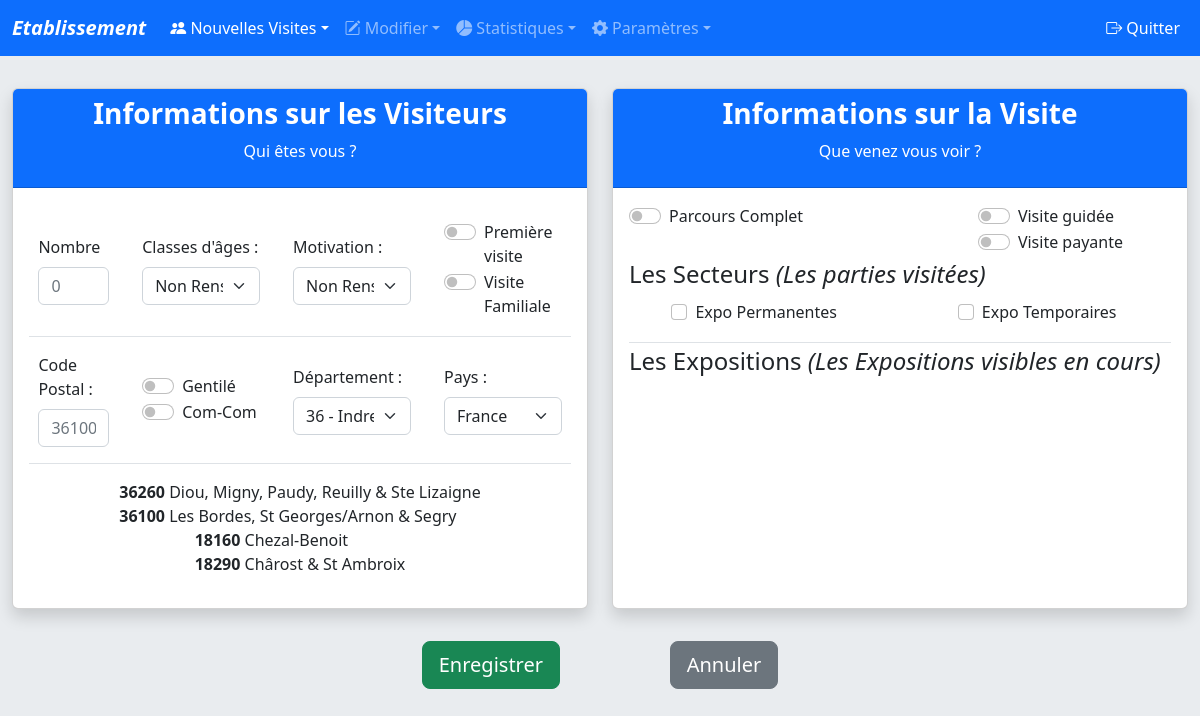
/index.php?page=vis&subpage=indiv (signed in), run on the app's committed database.
### tables this page shows
CREATE TABLE `tconf_param` (
  `id` int(2) NOT NULL,
  `structure` varchar(50) NOT NULL,
  `resident` varchar(50) NOT NULL,
  `collectivite` varchar(50) NOT NULL,
  `d_dept` int(10) DEFAULT NULL,
  `d_pays` int(10) DEFAULT NULL,
  `ouverture` time DEFAULT NULL,
  `fermeture` time DEFAULT NULL,
  `infos` text DEFAULT NULL,
  `indivpay` tinyint(10) NOT NULL DEFAULT 0,
  `indivgui` tinyint(10) NOT NULL DEFAULT 0,
  `grppay` tinyint(10) NOT NULL DEFAULT 0,
  `grpgui` tinyint(10) NOT NULL DEFAULT 0
);

CREATE TABLE `tloc_depts` (
  `id` int(11) NOT NULL,
  `nb` varchar(25) NOT NULL,
  `name` varchar(25) NOT NULL,
  `reg_id` int(11) NOT NULL
);

CREATE TABLE `tloc_pays` (
  `id` int(11) NOT NULL,
  `name` varchar(45) NOT NULL,
  `globreg_id` int(11) NOT NULL
);

CREATE TABLE `tconf_secteurs` (
  `id` int(11) NOT NULL,
  `name` varchar(50) NOT NULL,
  `class` varchar(45) NOT NULL
);

### vis-indiv.php (the view, shortened to what this page needs)
<form action="./php/indiv-add.php" method="post">
  <div class="row justify-content-center">
    <div class="col-12 col-lg-6 my-2">
      <div class="card h-100 shadow">
        <div class="card-header text-white bg-primary">
          <h3 class="card-title fw-bold text-center">Informations sur les Visiteurs</h3>
          <p class="text-center">Qui êtes vous ?</p>
        </div>
        <div class="card-body">
          <fieldset class="border-bottom">
            <div class="row justify-content-evenly d-flex align-items-center">
              <div class="col-6 col-md-2 col-lg-6 col-xl-2 my-3">
                <label for="nb" class="form-label">Nombre</label>
                <input type="number" class="form-control" placeholder="0" name="nb" autocomplete="off" required>
              </div>
              <div class="col-6 col-md-3 col-lg-6 col-xl-3 my-3">
                <label for="grpages" class="form-label">Classes d'âges :</label>
                <select class="form-select" id="grpages" name="age">
                  <?php
                  $reponse = $dbh->query('SELECT * FROM tsoci_ages');
                  while ($donnees = $reponse->fetch())
                  { ?>
                    <option value="<?php echo $donnees['id']; ?>" <?php if ($donnees['id'] == 1) {echo "selected='selected'"; }?>><?php echo $donnees['age']; ?></option>
                  <?php }
                  ?>
                  </select>
              </div>
              <div class="col-6 col-md-3 col-lg-6 col-xl-3 my-3">
                <label for="motiv" class="form-label">Motivation :</label>
                <select class="form-select" id="motiv" name="motiv">
                <?php
                $reponse = $dbh->query('SELECT * FROM tsoci_motiv');
                while ($donnees = $reponse->fetch())
                { ?>
                  <option value="<?php echo $donnees['id']; ?>" <?php if ($donnees['id'] == 1) {echo "selected='selected'"; }?>><?php echo $donnees['name']; ?></option>
                <?php }
                ?>
                </select>
              </div>
              <div class="col-6 col-md-3 col-lg-6 col-xl-3 my-3">
                <div class="form-check form-switch">
                  <input class="form-check-input" type="checkbox" id="primo" name="primo" value="1">
                  <label class="form-check-label" for="primo">Première visite</label>
                </div>
                <div class="form-check form-switch">
                  <input class="form-check-input" type="checkbox" id="famille" name="famille" value="1">
                  <label class="form-check-label" for="famille">Visite Familiale</label>
                </div>
              </div>
            </div>
          </fieldset>
          <fieldset class="border-bottom">
            <div class="row justify-content-evenly d-flex align-items-center">
              <div class="col-6 col-md-2 col-lg-6 col-xl-2 my-3">
                <label for="zip" class="form-label">Code Postal :</label>
                <input type="number" class="form-control" placeholder="36100" name="zip" autocomplete="off" pattern="/^-?\d+\.?\d*$/" onKeyPress="if(this.value.length==5) return false;">
              </div>
              <div class="col-6 col-md-3 col-lg-6 col-xl-3 my-3">
                <div class="form-check form-switch">
                  <input class="form-check-input" type="checkbox" id="resi" name="resi" value="1" onclick="checkBoxName(this,'col')">
                  <label class="form-check-label" for="resi"><?php echo($resident);?></label>
                </div>
                <div class="form-check form-switch">
                  <input class="form-check-input" type="checkbox" id="col" name="col" value="1">
                  <label class="form-check-label" for="col"><?php echo($collectivite);?></label>
                </div>
              </div>
              <div class="col-6 col-md-3 col-lg-6 col-xl-3 my-3">
                <label for="dept" class="form-label">Département :</label>
                  <select class="form-select" id="dept" name="dept">
                  <?php
                  $reponse = $dbh->query('SELECT * FROM tloc_depts');
                  while ($donnees = $reponse->fetch())
                  {
                  ?>
                  <option value="<?php echo $donnees['id']; ?>" <?php if ($donnees['id'] == $default_dept) {echo "selected='selected'"; }?>><?php echo $donnees['nb'] . " - " . $donnees['name']; ?></option>
                  <?php
                  }
                  ?>
                  </select>
              </div>
              <div class="col-6 col-md-3 col-lg-6 col-xl-3 my-3">
                <label for="country" class="form-label">Pays :</label>
                  <select class="form-select" id="country" name="pays">
                  <?php
                  $reponse = $dbh->query('SELECT * FROM tloc_pays');
                  while ($donnees = $reponse->fetch())
                  {
                  ?>
                  <option value="<?php echo $donnees['id']; ?>" <?php if ($donnees['id'] == $default_pays) {echo "selected='selected'"; }?>><?php echo $donnees['name']; ?></option>
                  <?php
                  }
                  ?>
                  </select>
              </div>
            </div>
          </fieldset>
          <div class="row justify-content-evenly d-flex align-items-center py-3">
            <?php echo($infos); ?>
          </div>
        </div>
      </div>
    </div>
    <div class="col-12 col-lg-6 my-2">
      <div class="card h-100 shadow">
        <div class="card-header text-white bg-primary">
          <h3 class="card-title fw-bold text-center">Informations sur la Visite</h3>
          <p class="text-center">Que venez vous voir ?</p>
        </div>
        <div class="card-body">
          <div class="row justify-content-between">
            <div class="col-auto">
              <div class="form-check form-switch">
                <input class="form-check-input" type="checkbox" id="allinterest" onclick="checkBoxClass('allinterest', '.interests');">
                <label class="form-check-label" for="allinterest">Parcours Complet</label>
              </div>
            </div>
            <div class="col-auto me-5">
              <div class="form-check form-switch">
                <input class="form-check-input" type="checkbox" id="guide" name="guide" value="1" <?php if ($indivgui==1) { echo "checked";} ?>>
                <label class="form-check-label" for="guide">Visite guidée</label>
              </div>
              <div class="form-check form-switch">
                <input class="form-check-input" type="checkbox" id="payant" name="payant" value="1" <?php if ($indivpay==1) { echo "checked";} ?>>
                <label class="form-check-label" for="payant">Visite payante</label>
              </div>
            </div>
          </div>
          <fieldset>
            <legend>Les Secteurs <i>(Les parties visitées)</i></legend>
            <div class="row justify-content-around mb-3">
              <?php
              $reponse = $dbh->query('SELECT * FROM tconf_secteurs ORDER BY tconf_secteurs.name ASC');
              while ($donnees = $reponse->fetch())
              { if ($donnees['id']!=1) {
                ?>
                <div class="form-check col-auto">
                  <input class="form-check-input interests" type="checkbox" id="<?php echo $donnees['class']; ?>" name="secteurs[]" value="<?php echo $donnees['id']; ?>" onclick="checkBoxClass('<?php echo $donnees['class']; ?>', '<?php echo ".".$donnees['class']; ?>');">
                  <label class="form-check-label" for="<?php echo $donnees['class']; ?>"><?php echo $donnees['name']; ?></label>
                </div>
                <?php
                }
              }
              ?>
            </div>
          </fieldset>
          <fieldset class="border-top">
            <legend>Les Expositions <i>(Les Expositions visibles en cours)</i></legend>
          </fieldset>
        </div>
      </div>
    </div>
  </div>
  <div class="row justify-content-center mt-3">
    <div class="col-6">
      <div class="d-flex flex-wrap justify-content-evenly">
        <button type="submit" class="btn btn-lg btn-success my-2">Enregistrer</button>
        <button type="reset" class="btn btn-lg btn-secondary my-2">Annuler</button>
      </div>
    </div>
  </div>
</form>

### inc/menu.php (shortened to what this page needs)
<nav class="navbar navbar-expand-md navbar-dark fixed-top bg-primary">
  <div class="container-fluid">
    <a class="navbar-brand" href="index.php">
      <p class=" text-center test-break text-capitalize fw-bold fst-italic m-0 p-0">
    <?php echo($structure);?>
      </p></a>
    <div class="collapse navbar-collapse" id="Menu">
      <ul class="navbar-nav me-auto mb-2 mb-md-0">
        <li class="nav-item dropdown">
          <a class="nav-link dropdown-toggle text-nowrap <?php if(isset($_GET['page']) AND $_GET['page']=='vis') echo 'active' ?>" id="gestvisi" data-bs-toggle="dropdown" aria-haspopup="true" aria-expanded="false"><i class="bi bi-people-fill"></i> Nouvelles Visites</a>
        </li>
        <li class="nav-item dropdown">
          <a class="nav-link dropdown-toggle text-nowrap <?php if((isset($_GET['page']) AND $_GET['page']=='rec') OR ((isset($_GET['page']) AND $_GET['page']=='edit'))) echo 'active' ?>" id="gestdata" data-bs-toggle="dropdown" aria-haspopup="true" aria-expanded="false"><i class="bi bi-pencil-square"></i> Modifier</a>
        </li>
        <li class="nav-item dropdown">
          <a class="nav-link dropdown-toggle text-nowrap <?php if(isset($_GET['page']) AND $_GET['page']=='stat') echo 'active' ?>" id="stat" data-bs-toggle="dropdown" aria-haspopup="true" aria-expanded="false"><i class="bi bi-pie-chart-fill"></i> Statistiques</a>
        </li>
        <li class="nav-item dropdown">
          <a class="nav-link dropdown-toggle text-nowrap <?php if((isset($_GET['page']) AND $_GET['page']=='param')) echo 'active' ?>" id="param" data-bs-toggle="dropdown" aria-haspopup="true" aria-expanded="false"><i class="bi bi-gear-fill"></i> Paramètres</a>
        </li>
      </ul>
      <li class="navbar-nav nav-item dropdown">
        <a href="php/logout.php" class="nav-link text-nowrap active"><i class="bi bi-box-arrow-right"></i> Quitter</a>
      </li>
    </div>
  </div>
</nav>

### css/global.css (style rules this page uses)
body { padding-top: 5rem; padding-bottom: 10rem; background-color: #e9ecef; }
input[type=number] { -moz-appearance: textfield; }
a:link { text-decoration: none; }

### data on the page
tconf_param: structure "Etablissement", resident "Gentilé", collectivite "Com-Com", dept "36 - Indre", pays "France", infos "36260 Diou, Migny, Paudy, Reuilly & Ste Lizaigne 36100 Les Bordes, St Georges/Arnon & Segry 18160 Chezal-Benoit 18290 Chârost & St Ambroix"
tconf_secteurs: name "Expo Permanentes"
tconf_secteurs: name "Expo Temporaires"

### other printed values
form field age "Non Renseigné"
form field motiv "Non Renseigné"
